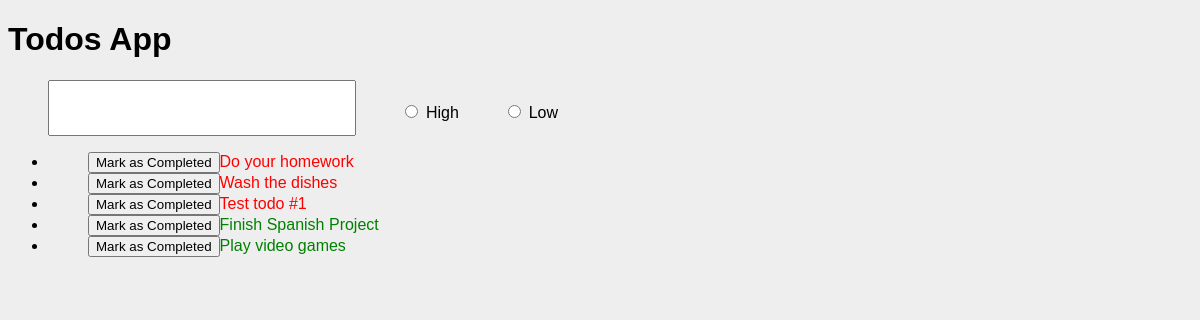
Before: / with the older database file.
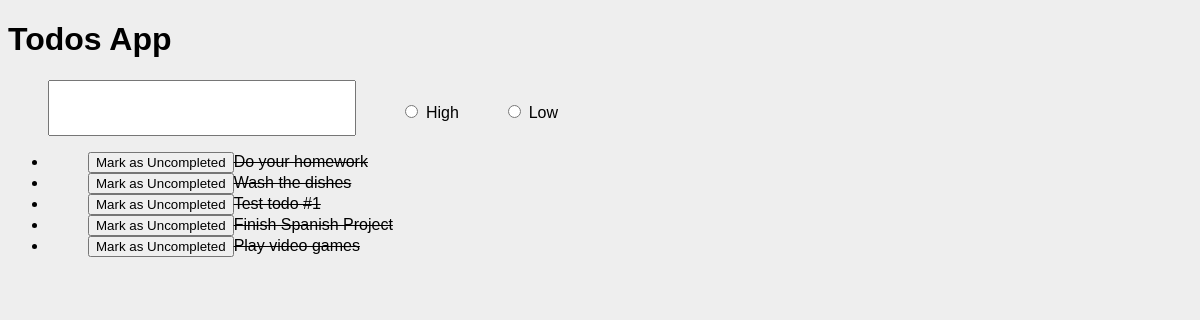
After: the same page with the newer database file.
### tables this page shows
CREATE TABLE todos (
	id integer primary key autoincrement, 
	todo_text text not null, 
	priority integer, 
	completed boolean not null
);

### todos.py (the view)
@app.route('/')
def list_todos():
  db = get_db()
  cur = db.execute('select * from todos order by completed asc, priority asc, id desc')
  todos = cur.fetchall()
  return render_template('index.html', todos=todos)

### todos.py (called while the page is built)
def connect_db():
    rv = sqlite3.connect(app.config['DATABASE'])
    rv.row_factory = sqlite3.Row
    return rv

def get_db():
    if not hasattr(g, 'sqlite_db'):
        g.sqlite_db = connect_db()
    return g.sqlite_db

### templates/index.html (shortened to what this page needs)
{% extends "layout.html" %}
{% block content %}
	<form action="{{ url_for('add_todo') }}" id='testid' method='post' class='add-todo'>
		<dl>
			<dd><input type='text' size='30' name='todo_text' class="todo-text"></dd>
			<dd><input type='radio' name='priority' value="High"> High</dd>
			<dd><input type='radio' name='priority' value="Low"> Low</dd>
		</dl>
	</form>
	<ul class='todos'>
  {% for todo in todos %}
    <li>
    {% if not todo.completed %}
      {% if todo.priority == "High" %}
        <form action="/mark_completed/{{ todo.id }}">
          <dd class='red'><input id='completed' type='submit' value='Mark as Completed'/>{{ todo.todo_text }}</dd>
        </form>
      {% else %}
         <form action="/mark_completed/{{ todo.id }}">
            <dd class='green'><input type='submit' value='Mark as Completed'/>{{ todo.todo_text }}</dd>
          </form>
      {% endif %}
    {% else %}
        <strike>
        <form action="/mark_uncompleted/{{ todo.id }}">
          <dd><input type='submit' value='Mark as Uncompleted'/>{{ todo.todo_text }}</dd>
        </form>
        </strike>
    {% endif %}
    </li>
  {% endfor %}
  </ul>
{% endblock %}

### templates/layout.html (shortened to what this page needs)
<!doctype html>
<html lang="en">
	 	<link rel='stylesheet' type='text/css' href="{{ url_for('static', filename='style.css') }}" />
	<body>
		<h1>Todos App</h1>
	{% block content %}
	{% endblock %}
	</body>
</html>

### static/style.css (style rules this page uses)
body { font-family: sans-serif; background: #eee; }
.add-todo .todo-text { width:300px; height:50px; font-size:30px; }
dl dd { display: inline-block; }

Changed rows visible on the page:
changed todos "Do your homework": completed False → True (drawn); value "Mark as Completed" → "Mark as Uncompleted"
changed todos "Wash the dishes": completed False → True (drawn); value "Mark as Completed" → "Mark as Uncompleted"
changed todos "Test todo #1": completed False → True (drawn); value "Mark as Completed" → "Mark as Uncompleted"
changed todos "Finish Spanish Project": completed False → True (drawn); value "Mark as Completed" → "Mark as Uncompleted"
changed todos "Play video games": completed False → True (drawn); value "Mark as Completed" → "Mark as Uncompleted"
